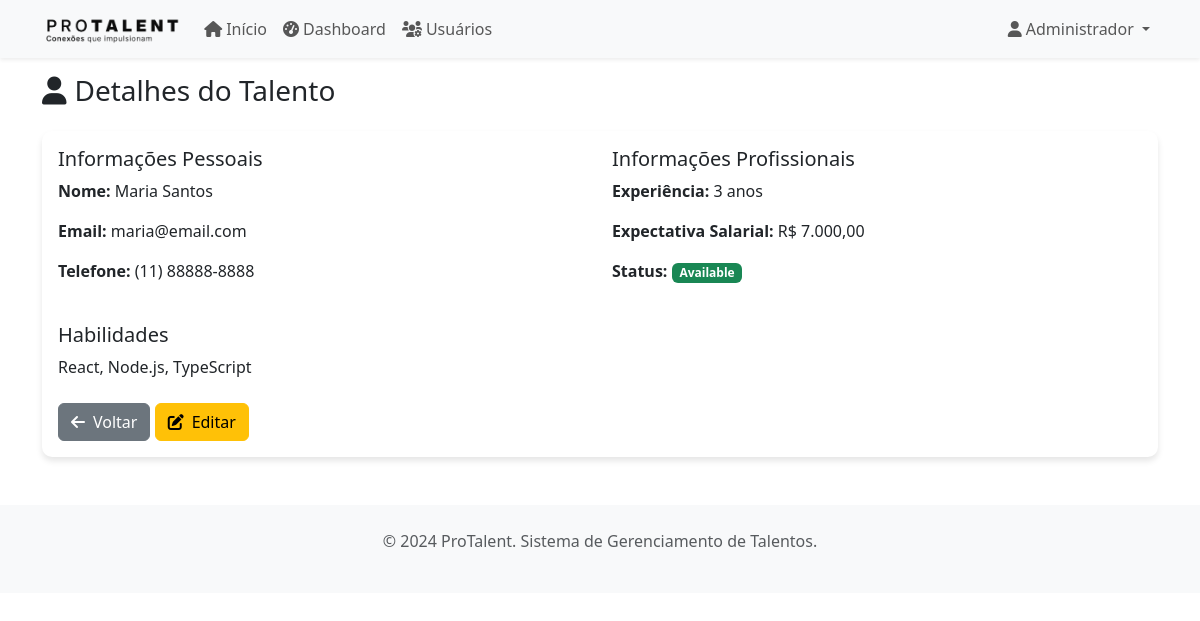
/talents.php?action=view&id=2 (signed in), run on the app's committed database.
### tables this page shows
CREATE TABLE IF NOT EXISTS talents (
    id INT AUTO_INCREMENT PRIMARY KEY,
    name VARCHAR(100) NOT NULL,
    email VARCHAR(100) NOT NULL,
    phone VARCHAR(20),
    skills TEXT,
    experience_years INT DEFAULT 0,
    salary_expectation DECIMAL(10,2),
    status ENUM('available', 'hired', 'inactive') DEFAULT 'available',
    created_at TIMESTAMP DEFAULT CURRENT_TIMESTAMP,
    updated_at TIMESTAMP DEFAULT CURRENT_TIMESTAMP ON UPDATE CURRENT_TIMESTAMP
);

### models/Talent.php (called while the page is built, shortened)
<?php
class Talent {
    private $conn;
    private $table_name = "talents";
    public $id;
    public function __construct($db) {
        $this->conn = $db;
    }
    public function readOne() {
        $query = "SELECT id, name, email, phone, skills, experience_years, salary_expectation, status, created_at
                  FROM " . $this->table_name . " WHERE id = ? LIMIT 0,1";
        $stmt = $this->conn->prepare($query);
        $stmt->bindParam(1, $this->id);
        $stmt->execute();
        $row = $stmt->fetch(PDO::FETCH_ASSOC);
        if($row) {
            $this->name = $row['name'];
            $this->email = $row['email'];
            $this->phone = $row['phone'];
            $this->skills = $row['skills'];
            $this->experience_years = $row['experience_years'];
            $this->salary_expectation = $row['salary_expectation'];
            $this->status = $row['status'];
            return true;
        }
        return false;
    }
}
?>

### talents.php (the view, shortened to what this page needs)
<?php
require_once 'models/Talent.php';
$database = new Database();
$db = $database->getConnection();
$talent = new Talent($db);
$action = $_GET['action'] ?? 'list';
include 'includes/header.php';
?>
<?php if ($action == 'list'): ?>
    <div class="row mb-4">
        <div class="col-md-6">
            <h1 class="h3 mb-0">
                <i class="fas fa-user-tie me-2"></i>Gerenciar Talentos
            </h1>
        </div>
        <div class="col-md-6 text-end">
            <a href="?action=create" class="btn btn-primary">
                <i class="fas fa-plus me-2"></i>Novo Talento
            </a>
        </div>
    </div>
    <div class="card mb-4">
        <div class="card-body">
            <form method="GET" class="row g-3">
                <input type="hidden" name="action" value="list">
                <div class="col-md-4">
                    <label class="form-label">Status</label>
                    <select name="status" class="form-select">
                        <option value="">Todos</option>
                        <option value="available" <?php echo ($_GET['status'] ?? '') == 'available' ? 'selected' : ''; ?>>Disponível</option>
                        <option value="hired" <?php echo ($_GET['status'] ?? '') == 'hired' ? 'selected' : ''; ?>>Contratado</option>
                        <option value="inactive" <?php echo ($_GET['status'] ?? '') == 'inactive' ? 'selected' : ''; ?>>Inativo</option>
                    </select>
                </div>
                <div class="col-md-4">
                    <label class="form-label">Buscar por Habilidades</label>
                    <input type="text" name="skills" class="form-control" value="<?php echo $_GET['skills'] ?? ''; ?>" placeholder="PHP, JavaScript...">
                </div>
                <div class="col-md-4">
                    <label class="form-label">&nbsp;</label>
                    <div>
                        <button type="submit" class="btn btn-primary">
                            <i class="fas fa-search me-2"></i>Filtrar
                        </button>
                        <a href="talents.php" class="btn btn-outline-secondary">
                            <i class="fas fa-times me-2"></i>Limpar
                        </a>
                    </div>
                </div>
            </form>
        </div>
    </div>
    <div class="card">
        <div class="card-body">
            <div class="table-responsive">
                <table class="table table-hover">
                    <thead>
                        <tr>
                            <th>Nome</th>
                            <th>Email</th>
                            <th>Telefone</th>
                            <th>Habilidades</th>
                            <th>Experiência</th>
                            <th>Salário Esperado</th>
                            <th>Status</th>
                            <th>Ações</th>
                        </tr>
                    </thead>
                    <tbody>
                        <?php
                        $talents = $talent->read();
                        while ($row = $talents->fetch(PDO::FETCH_ASSOC)):
                        ?>
                        <tr>
                            <td><?php echo htmlspecialchars($row['name']); ?></td>
                            <td><?php echo htmlspecialchars($row['email']); ?></td>
                            <td><?php echo htmlspecialchars($row['phone']); ?></td>
                            <td>
                                <small class="text-muted">
                                    <?php echo htmlspecialchars(substr($row['skills'], 0, 50)) . (strlen($row['skills']) > 50 ? '...' : ''); ?>
                                </small>
                            </td>
                            <td><?php echo $row['experience_years']; ?> anos</td>
                            <td>R$ <?php echo number_format($row['salary_expectation'], 2, ',', '.'); ?></td>
                            <td>
                                <span class="badge bg-<?php
                                    echo $row['status'] == 'available' ? 'success' :
                                        ($row['status'] == 'hired' ? 'danger' : 'secondary');
                                ?>">
                                    <?php echo ucfirst($row['status']); ?>
                                </span>
                            </td>
                            <td>
                                <a href="?action=view&id=<?php echo $row['id']; ?>"
                                   class="btn btn-sm btn-outline-primary">
                                    <i class="fas fa-eye"></i>
                                </a>
                                <a href="?action=edit&id=<?php echo $row['id']; ?>"
                                   class="btn btn-sm btn-outline-warning">
                                    <i class="fas fa-edit"></i>
                                </a>
                                <button type="button" class="btn btn-sm btn-outline-danger"
                                        onclick="confirmDelete(<?php echo $row['id']; ?>, '<?php echo htmlspecialchars($row['name']); ?>')">
                                    <i class="fas fa-trash"></i>
                                </button>
                            </td>
                        </tr>
                        <?php endwhile; ?>
                    </tbody>
                </table>
            </div>
        </div>
    </div>
<?php elseif ($action == 'view'): ?>
    <?php
    $talent->id = $_GET['id'] ?? '';
    $talent->readOne();
    ?>
    <div class="row mb-4">
        <div class="col-12">
            <h1 class="h3 mb-0">
                <i class="fas fa-user me-2"></i>Detalhes do Talento
            </h1>
        </div>
    </div>
    <div class="card">
        <div class="card-body">
            <div class="row">
                <div class="col-md-6">
                    <h5>Informações Pessoais</h5>
                    <p><strong>Nome:</strong> <?php echo htmlspecialchars($talent->name); ?></p>
                    <p><strong>Email:</strong> <?php echo htmlspecialchars($talent->email); ?></p>
                    <p><strong>Telefone:</strong> <?php echo htmlspecialchars($talent->phone); ?></p>
                </div>
                <div class="col-md-6">
                    <h5>Informações Profissionais</h5>
                    <p><strong>Experiência:</strong> <?php echo $talent->experience_years; ?> anos</p>
                    <p><strong>Expectativa Salarial:</strong> R$ <?php echo number_format($talent->salary_expectation, 2, ',', '.'); ?></p>
                    <p><strong>Status:</strong>
                        <span class="badge bg-<?php
                            echo $talent->status == 'available' ? 'success' :
                                ($talent->status == 'hired' ? 'danger' : 'secondary');
                        ?>">
                            <?php echo ucfirst($talent->status); ?>
                        </span>
                    </p>
                </div>
            </div>
            <div class="mt-4">
                <h5>Habilidades</h5>
                <p><?php echo nl2br(htmlspecialchars($talent->skills)); ?></p>
            </div>
            <div class="mt-4">
                <a href="talents.php" class="btn btn-secondary">
                    <i class="fas fa-arrow-left me-2"></i>Voltar
                </a>
                <a href="?action=edit&id=<?php echo $talent->id; ?>" class="btn btn-warning">
                    <i class="fas fa-edit me-2"></i>Editar
                </a>
            </div>
        </div>
    </div>
<?php endif; ?>
<?php include 'includes/footer.php'; ?>

### includes/header.php (style rules this page uses)
.card { box-shadow: 0 4px 6px rgba(0, 0, 0, 0.1); border: none; border-radius: 10px; }

### data on the page
talents: name "Maria Santos", email "maria@email.com", phone "(11) 88888-8888", experience_years "3", salary_expectation "7.000,00", status "Available", skills "React, Node.js, TypeScript"

### other printed values
$_SESSION['user_name'] "Administrador"
